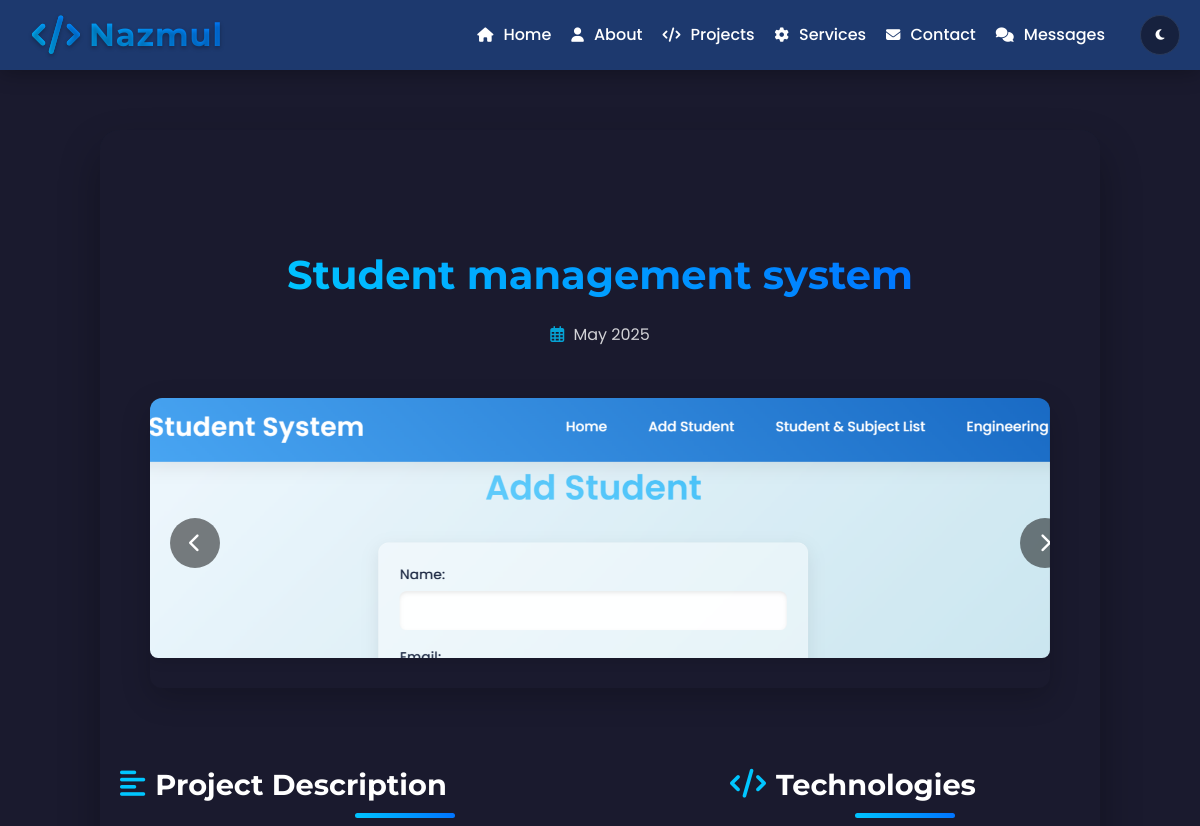
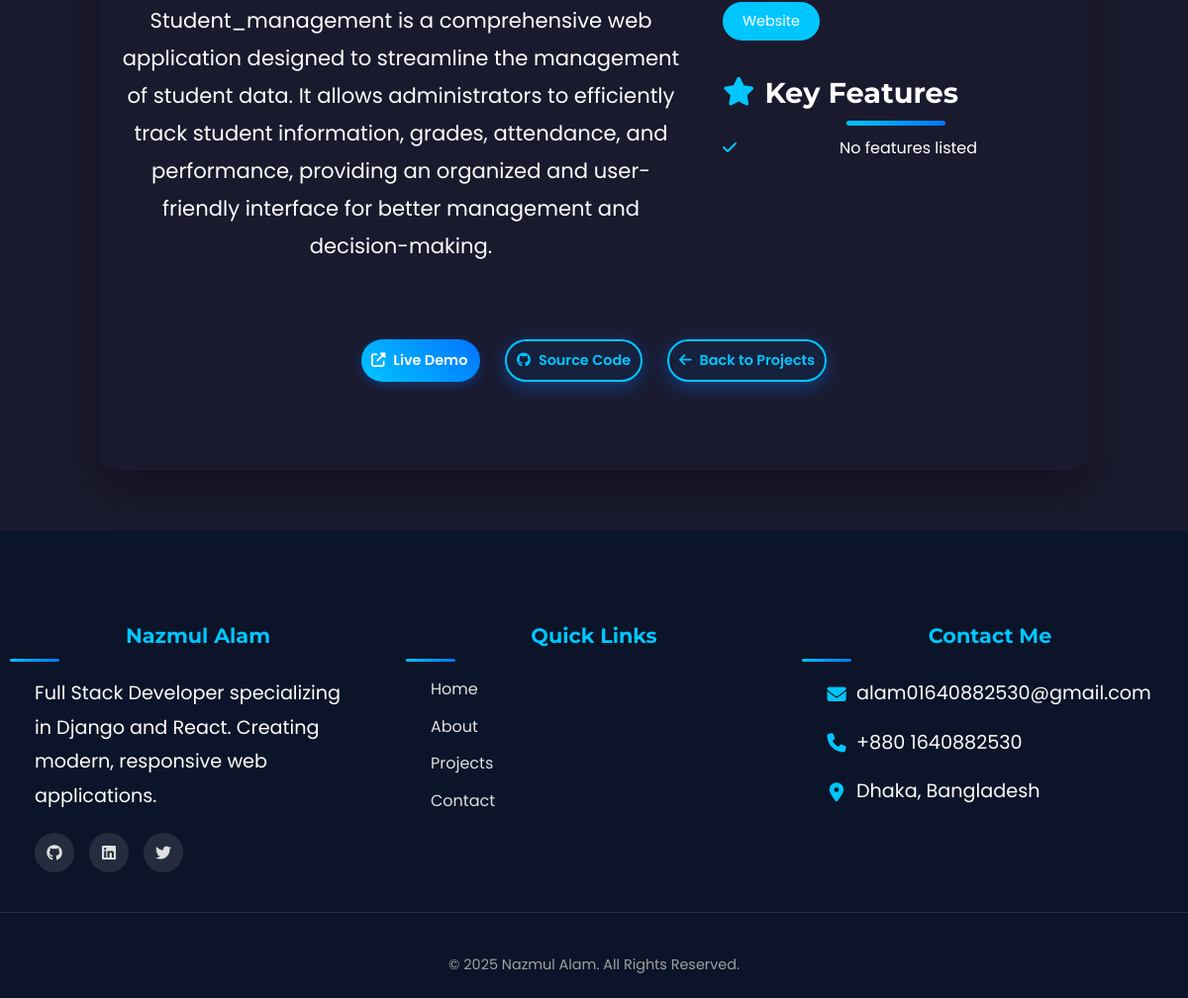
The page /projects/4/ on the database its author committed (2 pictures, top to bottom).
### core/models.py (models this page shows, shortened)
class Project(models.Model):
    title = models.CharField(max_length=200)
    description = models.TextField()
    image = models.ImageField(upload_to='projects/', default='defaults/placeholder.jpg', blank=True, null=True)
    live_demo = models.URLField(blank=True, null=True)
    source_code = models.URLField(blank=True, null=True)
    created_at = models.DateTimeField(auto_now_add=True)
    technologies = models.ManyToManyField('Technology', blank=True)

class ProjectImage(models.Model):
    project = models.ForeignKey(Project, related_name='images', on_delete=models.CASCADE)
    image = models.ImageField(upload_to='project_images/')
    caption = models.CharField(max_length=200, blank=True, null=True)

class Technology(models.Model):
    name = models.CharField(max_length=100)

### core/views.py (the view)
# urls.py: path('projects/<int:project_id>/', views.project_detail, name='project_detail'),
def project_detail(request, project_id):
    project = get_object_or_404(Project, id=project_id)
    return render(request, 'core/project_detail.html', {'project': project})

### core/templates/core/project_detail.html (shortened to what this page needs)
{% extends 'core/base.html' %}
{% load static %}
{% block content %}
<section class="project-detail-section">
    <div class="container">
        <div class="project-header">
            <h1 class="project-title">{{ project.title }}</h1>
            <div class="project-meta">
                {% if project.created_at %}
                    <span class="date"><i class="far fa-calendar-alt"></i> {{ project.created_at|date:"F Y" }}</span>
                {% endif %}
            </div>
        </div>
        <div class="project-content">
            <div class="project-slider-container">
                <div class="project-slider">
                    {% if project.images.all %}
                        {% for image in project.images.all %}
                        <div class="slide">
                            <img src="{{ image.image.url }}" alt="{{ image.caption|default:project.title }}" class="slider-image">
                        </div>
                        {% endfor %}
                    {% else %}
                        <div class="slide">
                            <img src="{% if project.image %}{{ project.image.url }}{% else %}{% static 'images/placeholder.jpg' %}{% endif %}"
                                 alt="{% if project.image %}{{ project.title }}{% else %}No image available{% endif %}" class="slider-image">
                        </div>
                    {% endif %}
                </div>
                <div class="slider-controls">
                    <button class="slider-nav prev"><i class="fas fa-chevron-left"></i></button>
                    <button class="slider-nav next"><i class="fas fa-chevron-right"></i></button>
                </div>
            </div>
            <div class="project-details-grid">
                <div class="project-description">
                    <h2><i class="fas fa-align-left"></i> Project Description</h2>
                    <div class="description-content">
                        {{ project.description|linebreaks }}
                    </div>
                </div>
                <div class="project-sidebar">
                    <div class="project-technologies">
                        <h2><i class="fas fa-code"></i> Technologies</h2>
                        <div class="tech-tags">
                            {% for tech in project.technologies.all %}
                            <span class="tech-tag">{{ tech.name }}</span>
                            {% endfor %}
                        </div>
                    </div>
                    <div class="project-features">
                        <h2><i class="fas fa-star"></i> Key Features</h2>
                        <ul class="features-list">
                            {% if project.features %}
                                {% for feature in project.features.splitlines %}
                                    <li>{{ feature }}</li>
                                {% endfor %}
                            {% else %}
                                <li>No features listed</li>
                            {% endif %}
                        </ul>
                    </div>
                </div>
            </div>
            <div class="project-links">
                {% if project.live_demo %}
                <a href="{{ project.live_demo }}" class="btn demo-btn" target="_blank">
                    <i class="fas fa-external-link-alt"></i> Live Demo
                </a>
                {% endif %}
                {% if project.source_code %}
                <a href="{{ project.source_code }}" class="btn code-btn" target="_blank">
                    <i class="fab fa-github"></i> Source Code
                </a>
                {% endif %}
                <a href="{% url 'projects' %}" class="btn back-btn">
                    <i class="fas fa-arrow-left"></i> Back to Projects
                </a>
            </div>
        </div>
    </div>
</section>
{% endblock %}

### core/templates/core/base.html (style rules this page uses)
:root { --nav-height: 70px; --bg-light: #ffffff; --text-light: #333333; --card-bg-light: #f8f9fa; --nav-bg-light: rgba(255, 255, 255, 0.95); --footer-bg-light: rgba(20, 40, 80, 0.9); --bg-dark: #1a1a2e; --text-dark: #ffffff; --card-bg-dark: #16213e; --nav-bg-dark: rgba(30, 60, 114, 0.95); --footer-bg-dark: rgba(10, 20, 40, 0.9); --bg-color: var(--bg-dark); --text-color: var(--text-dark); --card-bg: var(--card-bg-dark); --nav-bg: var(--nav-bg-dark); --footer-bg: var(--footer-bg-dark); }
body { padding-top: var(--nav-height); margin: 0; background: var(--bg-color); color: var(--text-color); transition: background 0.3s ease, color 0.3s ease; }

### core/templates/core/project_detail.html (style rules this page uses)
.project-detail-section { padding: 80px 0; background: var(--bg-color); color: var(--text-color); }
.container { max-width: 1200px; margin: 0 auto; padding: 0 20px; }
.project-header { margin-bottom: 50px; text-align: center; animation: fadeInDown 0.8s ease-out; }
.project-title { font-size: 2.5rem; margin-bottom: 15px; color: var(--heading-color); font-family: var(--font-heading); background: var(--primary-gradient); -webkit-background-clip: text; background-clip: text; color: transparent; display: inline-block; }
.project-meta { display: flex; justify-content: center; gap: 20px; font-size: 1rem; color: var(--text-color); opacity: 0.8; }
.project-meta i { margin-right: 5px; color: var(--primary); }
.project-slider-container { position: relative; max-width: 900px; margin: 0 auto 50px; border-radius: 12px; overflow: hidden; box-shadow: 0 10px 30px rgba(0, 0, 0, 0.2); }
.slider-image { width: 100%; height: 500px; object-fit: cover; transition: transform 0.5s ease; }
.slider-controls { position: absolute; top: 50%; width: 100%; display: flex; justify-content: space-between; transform: translateY(-50%); padding: 0 20px; z-index: 2; }
.slider-nav { background: rgba(0, 0, 0, 0.5); color: white; border: none; width: 50px; height: 50px; border-radius: 50%; display: flex; align-items: center; justify-content: center; cursor: pointer; transition: all 0.3s ease; font-size: 1.2rem; }
.project-details-grid { display: grid; grid-template-columns: 1fr 350px; gap: 40px; margin-bottom: 40px; }
.project-description { animation: fadeInUp 0.8s ease-out 0.2s; animation-fill-mode: both; }
.project-description h2, .project-technologies h2, .project-features h2 { font-size: 1.8rem; margin-bottom: 20px; color: var(--heading-color); display: flex; align-items: center; gap: 10px; }
.project-description h2 i, .project-technologies h2 i, .project-features h2 i { color: var(--primary); }
.description-content { line-height: 1.8; font-size: 1.1rem; }
.project-sidebar { animation: fadeInUp 0.8s ease-out 0.4s; animation-fill-mode: both; }
.tech-tags { display: flex; flex-wrap: wrap; gap: 10px; margin-bottom: 30px; }
.tech-tag { background: var(--primary); color: white; padding: 8px 20px; border-radius: 20px; font-size: 0.9rem; transition: transform 0.3s ease; }
.features-list { list-style-type: none; padding-left: 0; }
.features-list li { position: relative; padding-left: 25px; margin-bottom: 10px; line-height: 1.6; }
.features-list li:before { content: '\f00c'; font-family: 'Font Awesome 5 Free'; font-weight: 900; color: var(--primary); position: absolute; left: 0; }
.project-links { display: flex; gap: 15px; flex-wrap: wrap; margin-top: 50px; justify-content: center; animation: fadeInUp 0.8s ease-out 0.6s; animation-fill-mode: both; }
.btn { display: inline-flex; align-items: center; gap: 8px; padding: 12px 25px; border-radius: 50px; font-weight: 600; transition: all 0.3s ease; text-decoration: none; }
.demo-btn { background: var(--primary-gradient); color: white; box-shadow: 0 5px 15px rgba(0, 114, 255, 0.3); }
.code-btn { background: var(--card-bg); color: var(--primary); border: 2px solid var(--primary); }
.back-btn { background: var(--card-bg); color: var(--text-color); border: 2px solid var(--border-color); }

### rows shown on the page
Project: created_at "May 2025", description "Student_management is a comprehensive web application designed to streamline the management of student data. It allows administrators to efficiently track student information, grades, attendance, and performance, providing an organized and user-friendly interface for better management and decision-making."
ProjectImage: image (picture)
Technology: name "Website"
